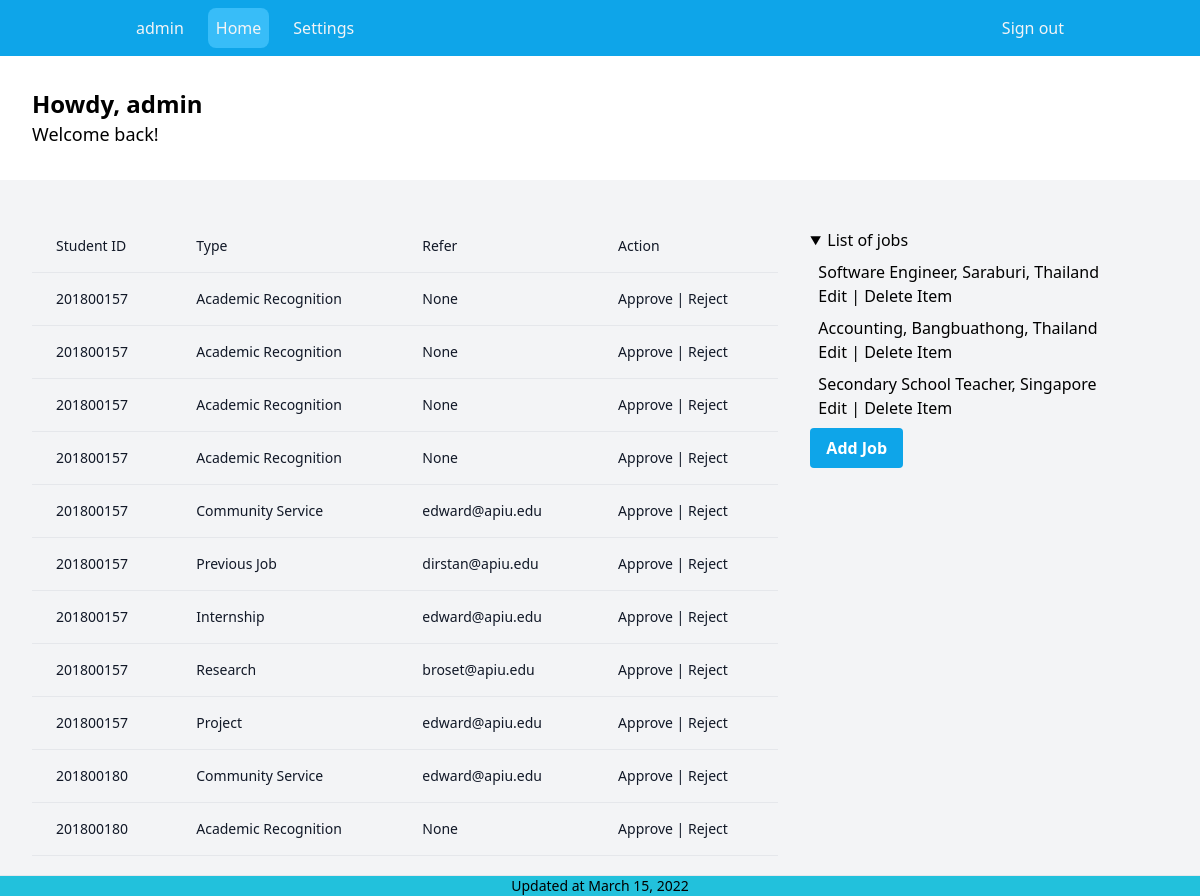
The page /manager (signed in) on the database its author committed.
### spapp/models.py (models this page shows, shortened)
class Activity(models.Model):
    student = models.ForeignKey(Student, on_delete=models.CASCADE)
    activity_name = models.CharField(max_length=30, null=True)
    description = models.TextField(null=True)
    from_date = models.DateField(null=True)
    to_date = models.DateField(null=True)
    validator = models.ForeignKey(
        Validator, null=True, on_delete=models.SET_NULL)
    verification_status = models.BooleanField(default=False)
    rewarded_points = models.IntegerField(default=0)

class Student(models.Model):
    user = models.OneToOneField(User, on_delete=models.CASCADE)
    id_number = models.CharField(max_length=10, unique=True, null=True)
    date_of_birth = models.DateField(null=True)
    nationality = models.CharField(max_length=30, null=True)
    major = models.ForeignKey(Major, on_delete=models.CASCADE, null=True)
    bio_char = models.CharField(max_length=200, null=True)
    interests = models.CharField(max_length=100, null=True)
    phone_number = models.CharField(max_length=12, null=True)
    image = models.ImageField(
        upload_to='theme/static/user_image', null=True, default="theme/static/user_image/default-image.png")
    website = models.CharField(max_length=50, null=True)

class Validator(models.Model):
    name = models.CharField(max_length=50)
    phone_number = models.CharField(max_length=50)
    email = models.CharField(max_length=50)
    verified = models.BooleanField(default=False)
    created_by = models.ForeignKey(User, null=True, on_delete=models.SET_NULL)
    def __str__(self):
        return f"{self.email}"

class Job(models.Model):
    created_by = models.ForeignKey(User, on_delete=models.SET_NULL, null=True)
    title = models.CharField(max_length=50)
    description = models.TextField(null=True)
    location = models.CharField(max_length=50, null=True)
    email = models.EmailField(null=True)
    phone_number = models.CharField(max_length=20, null=True)
    website = models.CharField(max_length=90, null=True)
    posted = models.DateField(auto_now_add=True)
    type = models.CharField(default="Full Time", max_length=50)
    company_name = models.CharField(default="", max_length=50)
    def __str__(self):
        return f"{self.title}, {self.location}"

### spapp/views.py (the view, shortened to what this page needs)
# urls.py: path("manager", views.AdminDashboard.as_view(), name="manager_dashboard"),
@method_decorator(decorators, name='dispatch')
class AdminDashboard(LoginRequiredMixin, generic.TemplateView):
    login_url = "spapp:login"
    template_name = "pages/manager/dashboard.html"
    form_job = JobForm
    def get_context_data(self, **kwargs):
        context = super().get_context_data(**kwargs)
        try:
            context = {
                'activities': Activity.objects.all(),
                'form_job': self.form_job(),
                'jobs': Job.objects.all(),
            }
            return context
        except:
            messages.add_message(
                self.request, messages.WARNING, "You are not the admin")
            return context

### theme/templates/pages/manager/dashboard.html (shortened to what this page needs)
{% extends 'components/manager/layout.html' %}
{% block content %}
  <section class="py-8 px-4 md:px-8 xl:px-48  flex justify-between  gap-4 flex-col lg:flex-row ">
    <div>
      <p class="text-xl md:text-2xl xl:text-3xl font-bold">Howdy, {{ user }}</p>
      <span class="text-lg">Welcome back!</span>
    </div>
  </section>
<section class="py-8 px-4 md:px-8 xl:px-48 bg-gray-100 flex justify-between  gap-4 flex-col lg:flex-row ">
  <div class="w-full lg:w-2/3">
    <div class="flex flex-col">
  <div class="overflow-x-auto sm:-mx-6 lg:-mx-8">
    <div class="py-2 inline-block min-w-full sm:px-6 lg:px-8">
      <div class="overflow-hidden">
        <table class="min-w-full">
          <thead class="border-b">
            <tr>
              <th scope="col" class="text-sm font-medium text-gray-900 px-6 py-4 text-left">
                Student ID
              </th>
              <th scope="col" class="text-sm font-medium text-gray-900 px-6 py-4 text-left">
                Type
              </th>
              <th scope="col" class="text-sm font-medium text-gray-900 px-6 py-4 text-left">
                Refer
              </th>
              <th scope="col" class="text-sm font-medium text-gray-900 px-6 py-4 text-left">
                Action
              </th>
            </tr>
          </thead>
          <tbody>
            {% for activity in activities %}
            <tr class="border-b">
              <td class="px-6 py-4 whitespace-nowrap text-sm font-medium text-gray-900">{{ activity.student.id_number }}</td>
              <td class="text-sm text-gray-900 font-light px-6 py-4 whitespace-nowrap">
                {{ activity.activity_name }}
              </td>
              <td class="text-sm text-gray-900 font-light px-6 py-4 whitespace-nowrap">
                {{ activity.validator}}
              </td>
              <td class="text-sm text-gray-900 font-light px-6 py-4 whitespace-nowrap">
                Approve | Reject
              </td>
            </tr>
            {% endfor %}
          </tbody>
        </table>
      </div>
    </div>
  </div>
</div>
  </div>
  <div class="w-auto lg:w-1/3 p-4">
{% include 'components/manager/job/list.html' with title="jobs" data=jobs %}
            <button class="bg-sky-500 hover:bg-sky-700 text-white font-bold py-2 px-4 rounded" onClick="handleAddJob()">
              Add Job
            </button>
  </div>
</section>
{% endblock %}

### theme/templates/components/manager/header.html (shortened to what this page needs)
{% with home="/manager" settings="/manager/settings" rp=request.get_full_path %}
<div class="px-16 md:px-32 xl:px-48 bg-sky-500 py-2 flex justify-between w-full text-gray-100">
  <div class="flex gap-4">
    <a class="p-2">{{ user }}</a>
    <a class='p-2 {% if rp == home %} bg-sky-400 rounded-lg  {% endif %}' href="{{ home }}"> Home </a>
    <a class='p-2 {% if rp == settings %} bg-sky-400 rounded-lg  {% endif %}' href="{{ settings }}"> Settings </a>
  </div>
  <a href="{% url 'spapp:logout' %}" class="p-2 rounded-lg hover:bg-red "> Sign out </a>
</div>
{% endwith %}

### theme/templates/components/manager/job/list.html (shortened to what this page needs)
<details open>
  <summary> List of {{ title }} </summary>
  <div class="p-2">
    <ul class="list-none flex flex-col gap-2">
      {% for item in data %}
      <li class="">{{ item }}
        <div id="jb-{{ item.pk }}">
          <button onClick=edit_job("{{ item.pk }}")> Edit </button> |
          <button onClick=delete_job("{{ item.pk}}")>Delete Item</button>
        </div>
      </li>
      {% endfor %}
    </ul>
  </div>
</details>

### rows shown on the page
Activity: student.id_number "201800157", activity_name "Academic Recognition", validator "None"
Activity: student.id_number "201800157", activity_name "Academic Recognition", validator "None"
Activity: student.id_number "201800157", activity_name "Academic Recognition", validator "None"
Activity: student.id_number "201800157", activity_name "Academic Recognition", validator "None"
Activity: student.id_number "201800157", activity_name "Community Service", validator "edward@apiu.edu"
Activity: student.id_number "201800157", activity_name "Previous Job", validator "dirstan@apiu.edu"
Activity: student.id_number "201800157", activity_name "Internship", validator "edward@apiu.edu"
Activity: student.id_number "201800157", activity_name "Research", validator "broset@apiu.edu"
Activity: student.id_number "201800157", activity_name "Project", validator "edward@apiu.edu"
Activity: student.id_number "201800180", activity_name "Community Service", validator "edward@apiu.edu"
Activity: student.id_number "201800180", activity_name "Academic Recognition", validator "None"
Job: title+location "Software Engineer, Saraburi, Thailand"
Job: title+location "Accounting, Bangbuathong, Thailand"
Job: title+location "Secondary School Teacher, Singapore"

### other values the page prints
{{ user }} "admin"
{{ title }} "jobs"
